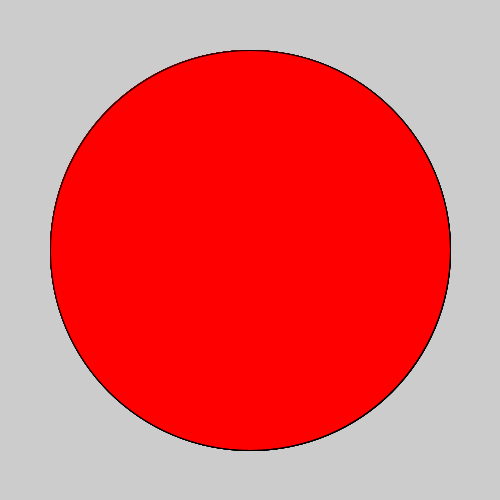
Frame 1 (no input)
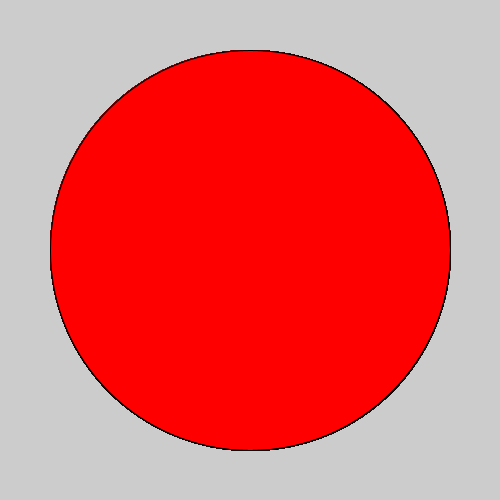
Frame 60 (the mouse pressed at the canvas centre just before this capture)
Frame 120 (the mouse held since frame 60 and released just before this capture): identical to frame 60, image omitted

The Processing sketch that drew these frames (run headless with seeded random() and noise(); from frame 60 on, the mouse is pressed at the canvas centre):

// Processing sketch: bullseye
// ── bullseye.pde

void setup() {
 
  // set the size of your sketch
  size(500,500);
}

void draw() {
 
  //Starting with the largest ellipse, use a for loop to draw a bullseye with ellipses.
  for(int i=0; i<8; i++) {
    ellipse(250, 250, 400, 400);
    if (i % 2 == 0) {
      fill(#FF0000);
    }
     else {
      fill(#000000);
      }
  }
  //Use an if statement and modulo to alternate the color of your rings.
  
} 
